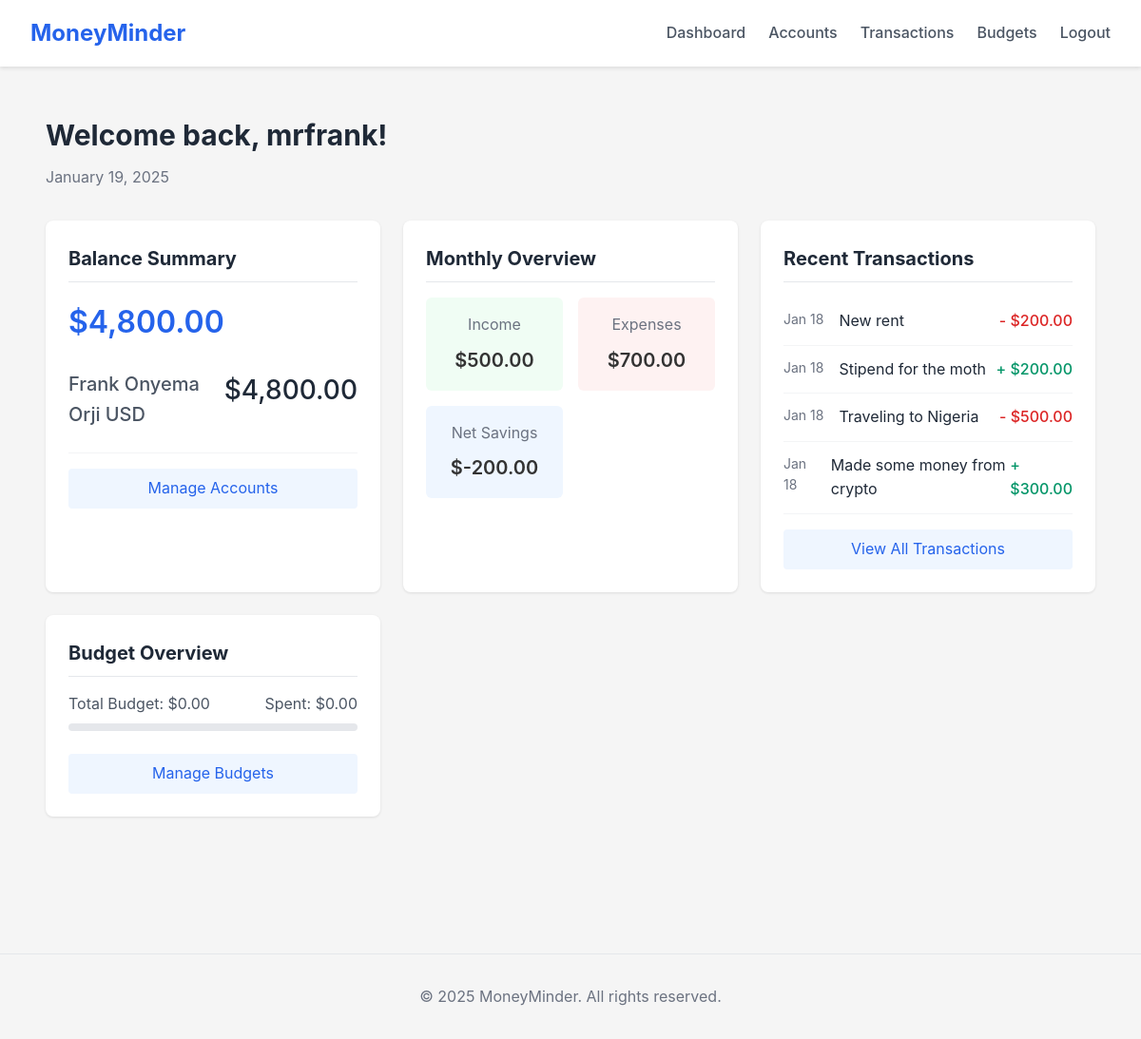
Page /dashboard (signed in) on the earlier database version.
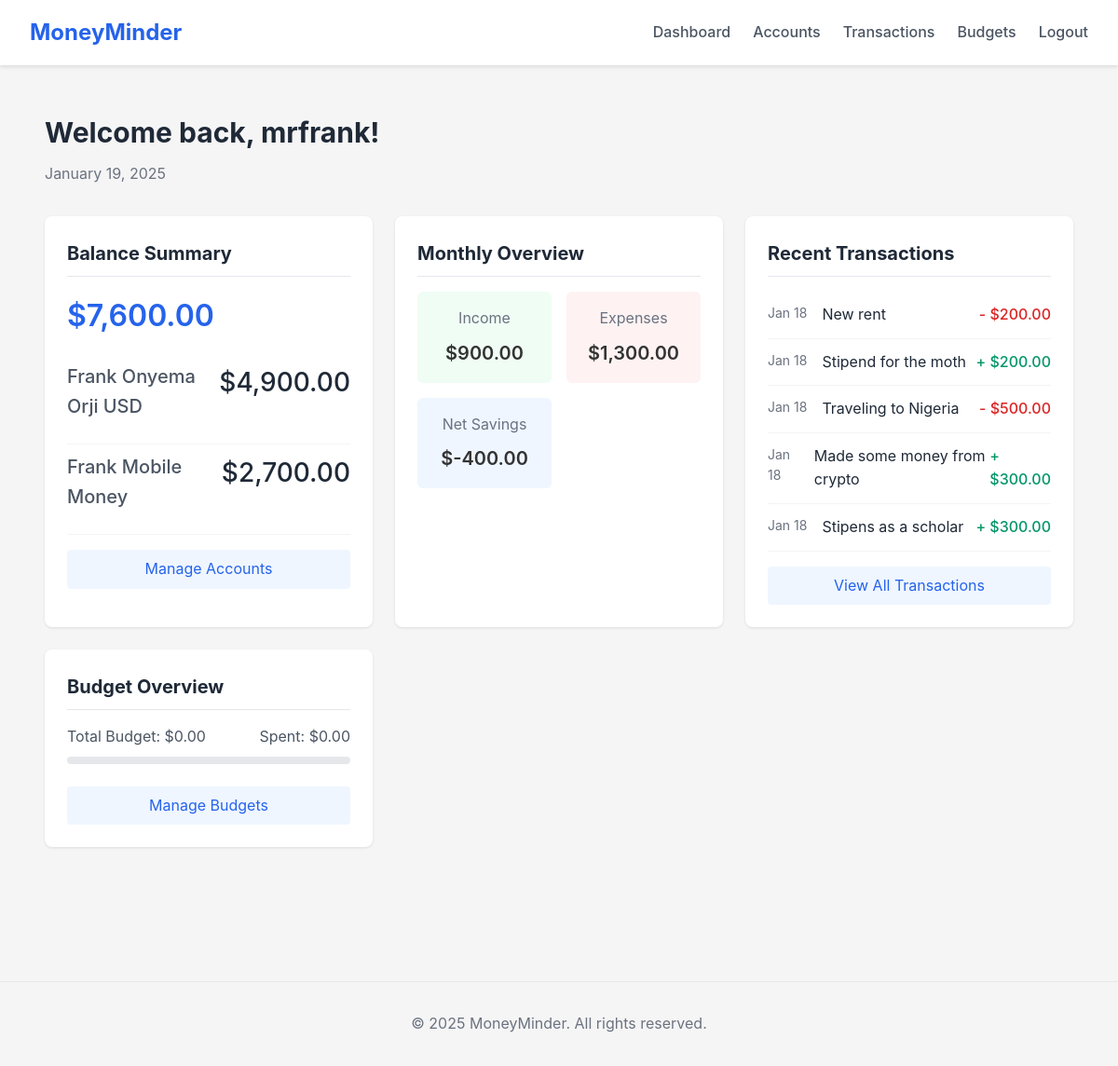
Same page on the later database version.
### app/models/account.py (models this page shows, shortened)
class Account(db.Model, BaseModel):
    __tablename__ = 'accounts'
    name = db.Column(db.String(100), nullable=False)
    account_type = db.Column(db.String(50), nullable=False)  # bank, cash, mobile_money
    currency = db.Column(db.String(3), nullable=False, default='USD')
    balance = db.Column(db.Numeric(10, 2), nullable=False, default=0)
    description = db.Column(db.Text)
    user_id = db.Column(db.String(50), db.ForeignKey('users.id'), nullable=False)
    transactions = db.relationship('Transaction', back_populates='account', lazy='dynamic', cascade='all, delete-orphan')

### app/models/transaction.py (models this page shows, shortened)
class Transaction(db.Model, BaseModel):
    __tablename__ = 'transactions'
    amount = db.Column(db.Numeric(10, 2), nullable=False)
    transaction_type = db.Column(db.String(20), nullable=False)  # 'income' or 'expense'
    description = db.Column(db.Text)
    date = db.Column(db.DateTime, nullable=False, default=datetime.utcnow)
    category = db.Column(db.String(100), nullable=False)
    tag = db.Column(db.String(100), nullable=False)
    user_id = db.Column(db.String(50), db.ForeignKey('users.id'), nullable=False)
    account_id = db.Column(db.String(50), db.ForeignKey('accounts.id'), nullable=False)
    account = db.relationship('Account', back_populates='transactions')
    @staticmethod
    def get_by_date_range(user_id, start_date, end_date):
        return Transaction.query.filter(
            Transaction.user_id == user_id,
            Transaction.date >= start_date,
            Transaction.date <= end_date
        ).order_by(Transaction.date.desc()).all()

### app/routes/main.py (the view)
@main.route('/')
@main.route('/index')
@main.route('/dashboard')
@login_required
def index():
    accounts = Account.query.filter_by(user_id=current_user.id).all()
    total_balance = sum(float(account.balance) for account in accounts)
    recent_transactions = Transaction.query.filter_by(
        user_id=current_user.id
    ).order_by(
        Transaction.date.desc()
    ).limit(5).all()
    start_of_month = datetime.utcnow().replace(day=1, hour=0, minute=0, second=0, microsecond=0)
    end_of_month = (start_of_month + timedelta(days=32)).replace(day=1) - timedelta(seconds=1)
    month_transactions = Transaction.get_by_date_range(
        current_user.id,
        start_of_month,
        end_of_month
    )
    total_income = sum(
        float(t.amount) for t in month_transactions
        if t.transaction_type == 'income'
    )
    total_expenses = sum(
        float(t.amount) for t in month_transactions
        if t.transaction_type == 'expense'
    )
    active_budgets = Budget.get_active_budgets(current_user.id)
    budget_status = [
        {
            'category': budget.category.name,
            'amount': float(budget.amount),
            'spent': float(budget.get_spent_amount()),
            'remaining': float(budget.get_remaining_amount()),
            'percentage': float(budget.get_spending_percentage()),
            'is_exceeded': budget.is_exceeded()
        }
        for budget in active_budgets
    ]
    total_budget = sum(float(budget.amount) for budget in active_budgets)
    total_spent = sum(float(budget.get_spent_amount()) for budget in active_budgets)
    return render_template('dashboard/index.html',
                           accounts=accounts,
                           total_balance=total_balance,
                           recent_transactions=recent_transactions,
                           total_income=total_income,
                           total_expenses=total_expenses,
                           budget_status=budget_status,
                           total_budget=total_budget,
                           total_spent=total_spent)

### app/models/__init__.py (called while the page is built)
    @classmethod
    def get_by_id(cls, id):
        return cls.query.get_or_404(id)

### app/models/budget.py (called while the page is built)
    @staticmethod
    def get_active_budgets(user_id, date=None):
        if date is None:
            date = datetime.utcnow()
        return Budget.query.filter(
            Budget.user_id == user_id,
            Budget.start_date <= date,
            Budget.end_date >= date
        ).all()

### app/templates/dashboard/index.html (shortened to what this page needs)
{% extends "base.html" %}
{% block styles %}
<link rel="stylesheet" href="{{ url_for('static', filename='css/dashboard.css') }}">
{% endblock %}
{% block content %}
<div class="dashboard">
    <div class="welcome-section">
        <h1>Welcome back, {{ current_user.username }}!</h1>
        <p class="date">{{ moment().format('MMMM DD, YYYY') }}</p>
    </div>
    <div class="dashboard-grid">
        <div class="dashboard-card summary-card">
            <h2>Balance Summary</h2>
            <div class="balance-amount">{{ "${:,.2f}".format(total_balance) }}</div>
            <div class="account-list">
                {% for account in accounts %}
                <div class="account-item">
                    <span class="account-name">{{ account.name }}</span>
                    <span class="account-balance">{{ "${:,.2f}".format(account.balance) }}</span>
                </div>
                {% endfor %}
            </div>
            <a href="{{ url_for('accounts.index') }}" class="card-link">Manage Accounts</a>
        </div>
        <div class="dashboard-card overview-card">
            <h2>Monthly Overview</h2>
            <div class="overview-grid">
                <div class="overview-item income">
                    <span class="label">Income</span>
                    <span class="amount">{{ "${:,.2f}".format(total_income) }}</span>
                </div>
                <div class="overview-item expenses">
                    <span class="label">Expenses</span>
                    <span class="amount">{{ "${:,.2f}".format(total_expenses) }}</span>
                </div>
                <div class="overview-item savings">
                    <span class="label">Net Savings</span>
                    <span class="amount">{{ "${:,.2f}".format(total_income - total_expenses) }}</span>
                </div>
            </div>
        </div>
        <div class="dashboard-card transactions-card">
            <h2>Recent Transactions</h2>
            <div class="transaction-list">
                {% for transaction in recent_transactions %}
                <div class="transaction-item {{ transaction.transaction_type }}">
                    <div class="transaction-info">
                        <span class="transaction-date">{{ moment(transaction.date).format('MMM DD') }}</span>
                        <span class="transaction-description">{{ transaction.description }}</span>
                    </div>
                    <span class="transaction-amount">
                        {{ "+" if transaction.transaction_type == 'income' else "-" }}
                        {{ "${:,.2f}".format(transaction.amount) }}
                    </span>
                </div>
                {% endfor %}
            </div>
            <a href="{{ url_for('transactions.index') }}" class="card-link">View All Transactions</a>
        </div>
        <div class="dashboard-card budget-card">
            <h2>Budget Overview</h2>
            <div class="budget-progress">
                <div class="total-budget">
                    <span>Total Budget: {{ "${:,.2f}".format(total_budget) }}</span>
                    <span>Spent: {{ "${:,.2f}".format(total_spent) }}</span>
                </div>
                <div class="progress-bar">
                </div>
            </div>
            <a href="{{ url_for('budgets.index') }}" class="card-link">Manage Budgets</a>
        </div>
    </div>
</div>
{% endblock %}

Differences in the rows shown:
changed Account "Frank Onyema Orji USD": balance "$4,800.00" → "$4,900.00"
added Account: name "Frank Mobile Money", balance "$2,700.00"
added Transaction: date "Jan 18", transaction_type "+", amount "$300.00"
Other differences:
{{ "${:,.2f}".format(total_balance) }}: "$4,800.00" → "$7,600.00"
{{ "${:,.2f}".format(total_income) }}: "$500.00" → "$900.00"
{{ "${:,.2f}".format(total_expenses) }}: "$700.00" → "$1,300.00"
{{ "${:,.2f}".format(total_income - total_expenses) }}: "$-200.00" → "$-400.00"
